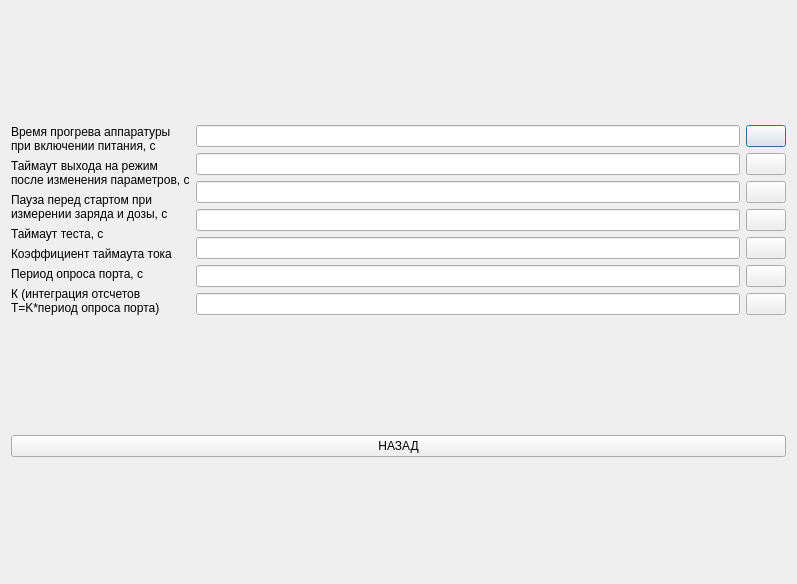
<?xml version="1.0" encoding="UTF-8"?>
<ui version="4.0">
 <class>Setup_Equipment_Advanced_Settings</class>
 <widget class="QDialog" name="Setup_Equipment_Advanced_Settings">
  <property name="geometry">
   <rect>
    <x>0</x>
    <y>0</y>
    <width>797</width>
    <height>584</height>
   </rect>
  </property>
  <property name="windowTitle">
   <string>Dialog</string>
  </property>
  <layout class="QGridLayout" name="gridLayout">
   <item row="0" column="0">
    <layout class="QHBoxLayout" name="horizontalLayout">
     <item>
      <layout class="QVBoxLayout" name="verticalLayout_2">
       <item>
        <widget class="QLabel" name="label">
         <property name="text">
          <string>Время прогрева аппаратуры
при включении питания, с</string>
         </property>
        </widget>
       </item>
       <item>
        <widget class="QLabel" name="label_2">
         <property name="text">
          <string>Таймаут выхода на режим
после изменения параметров, с</string>
         </property>
        </widget>
       </item>
       <item>
        <widget class="QLabel" name="label_3">
         <property name="text">
          <string>Пауза перед стартом при
измерении заряда и дозы, с</string>
         </property>
        </widget>
       </item>
       <item>
        <widget class="QLabel" name="label_4">
         <property name="text">
          <string>Таймаут теста, с</string>
         </property>
        </widget>
       </item>
       <item>
        <widget class="QLabel" name="label_5">
         <property name="text">
          <string>Коэффициент таймаута тока</string>
         </property>
        </widget>
       </item>
       <item>
        <widget class="QLabel" name="label_6">
         <property name="text">
          <string>Период опроса порта, с</string>
         </property>
        </widget>
       </item>
       <item>
        <widget class="QLabel" name="label_7">
         <property name="text">
          <string>К (интеграция отсчетов 
T=K*период опроса порта)</string>
         </property>
        </widget>
       </item>
      </layout>
     </item>
     <item>
      <layout class="QVBoxLayout" name="verticalLayout">
       <item>
        <widget class="QLineEdit" name="lineEdit"/>
       </item>
       <item>
        <widget class="QLineEdit" name="lineEdit_2"/>
       </item>
       <item>
        <widget class="QLineEdit" name="lineEdit_3"/>
       </item>
       <item>
        <widget class="QLineEdit" name="lineEdit_4"/>
       </item>
       <item>
        <widget class="QLineEdit" name="lineEdit_5"/>
       </item>
       <item>
        <widget class="QLineEdit" name="lineEdit_6"/>
       </item>
       <item>
        <widget class="QLineEdit" name="lineEdit_7"/>
       </item>
      </layout>
     </item>
     <item>
      <layout class="QVBoxLayout" name="verticalLayout_3">
       <item>
        <widget class="QPushButton" name="pushButton_2">
         <property name="text">
          <string/>
         </property>
         <property name="icon">
          <iconset resource="myres.qrc">
           <normaloff>:/images/keyboard_icon-icons.com_71162.png</normaloff>:/images/keyboard_icon-icons.com_71162.png</iconset>
         </property>
        </widget>
       </item>
       <item>
        <widget class="QPushButton" name="pushButton_7">
         <property name="text">
          <string/>
         </property>
         <property name="icon">
          <iconset resource="myres.qrc">
           <normaloff>:/images/keyboard_icon-icons.com_71162.png</normaloff>:/images/keyboard_icon-icons.com_71162.png</iconset>
         </property>
        </widget>
       </item>
       <item>
        <widget class="QPushButton" name="pushButton_3">
         <property name="text">
          <string/>
         </property>
         <property name="icon">
          <iconset resource="myres.qrc">
           <normaloff>:/images/keyboard_icon-icons.com_71162.png</normaloff>:/images/keyboard_icon-icons.com_71162.png</iconset>
         </property>
        </widget>
       </item>
       <item>
        <widget class="QPushButton" name="pushButton_4">
         <property name="text">
          <string/>
         </property>
         <property name="icon">
          <iconset resource="myres.qrc">
           <normaloff>:/images/keyboard_icon-icons.com_71162.png</normaloff>:/images/keyboard_icon-icons.com_71162.png</iconset>
         </property>
        </widget>
       </item>
       <item>
        <widget class="QPushButton" name="pushButton_6">
         <property name="text">
          <string/>
         </property>
         <property name="icon">
          <iconset resource="myres.qrc">
           <normaloff>:/images/keyboard_icon-icons.com_71162.png</normaloff>:/images/keyboard_icon-icons.com_71162.png</iconset>
         </property>
        </widget>
       </item>
       <item>
        <widget class="QPushButton" name="pushButton_5">
         <property name="text">
          <string/>
         </property>
         <property name="icon">
          <iconset resource="myres.qrc">
           <normaloff>:/images/keyboard_icon-icons.com_71162.png</normaloff>:/images/keyboard_icon-icons.com_71162.png</iconset>
         </property>
        </widget>
       </item>
       <item>
        <widget class="QPushButton" name="pushButton_8">
         <property name="text">
          <string/>
         </property>
         <property name="icon">
          <iconset resource="myres.qrc">
           <normaloff>:/images/keyboard_icon-icons.com_71162.png</normaloff>:/images/keyboard_icon-icons.com_71162.png</iconset>
         </property>
        </widget>
       </item>
      </layout>
     </item>
    </layout>
   </item>
   <item row="1" column="0">
    <widget class="QPushButton" name="pushButton">
     <property name="text">
      <string>НАЗАД</string>
     </property>
    </widget>
   </item>
  </layout>
 </widget>
 <resources>
  <include location="myres.qrc"/>
 </resources>
 <connections/>
</ui>
